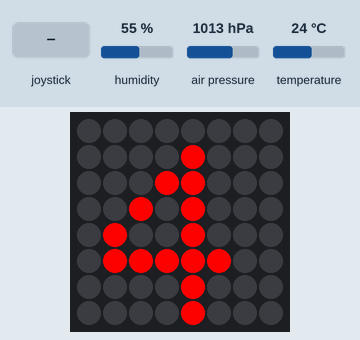
Simulated run of this program. Board: Raspberry Pi (BCM pin numbers) with a Sense HAT. On the bench: the Sense HAT's 8×8 RGB LED matrix. The inputs (shaded band) are chosen by the test bench; at power-on: humidity 55 %, temperature 24 °C, air pressure 1013 hPa. The 64×8 strip is a reading aid, not a part: it shows the text the matrix is scrolling, unrolled, one strip-width of it at a time.

Above: at 0.7 s.
1.3 s: joystick pushed up
At 3.1 s:
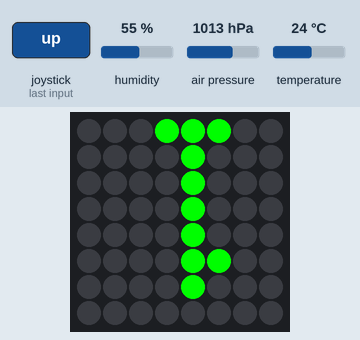
4.7 s: humidity set to 22 %
7.0 s: temperature set to 12 °C
10.2 s: joystick pushed down
At 11.3 s:
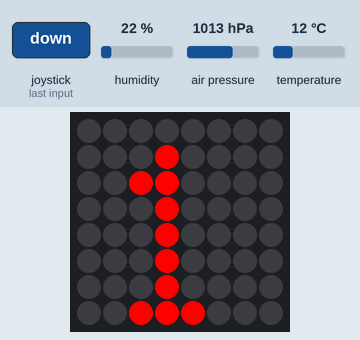
15.1 s: joystick pushed left
At 15.8 s:
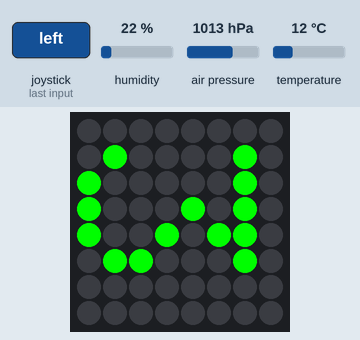
17.7 s: joystick pushed right
At 19.5 s:
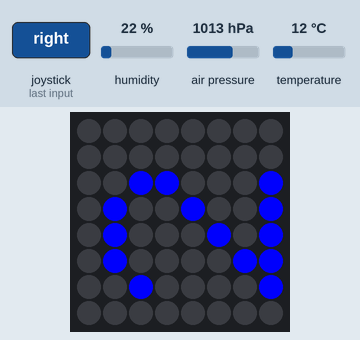

The program:

hat_sensor_reader.py
```python
#!/usr/bin/python3
from sense_hat import SenseHat
from time import sleep

# Initialisation
sense = SenseHat()
sense.clear()

# Font colors for each value
light = [255,255,255]
tcol = [255,0,0]
pcol = [0,255,0]
hcol = [0,0,255]

# Controls
# This function will rotate the text
def rotate(event):
    if event.action == 'pressed':
        match event.direction:
            case 'up':
                sense.set_rotation(180)
            case 'left':
                sense.set_rotation(90)
            case 'right':
                sense.set_rotation(270)
            case 'down':
                sense.set_rotation(0)

# Inputting a direction on the joystick will call the function to rotate the text
sense.stick.direction_up     = rotate
sense.stick.direction_down   = rotate
sense.stick.direction_left   = rotate
sense.stick.direction_right  = rotate

while True:
    # Temperature reading
    # Takes temperature value from all three sensors to form average
    temp = int((sense.get_temperature() +
                sense.get_temperature_from_pressure() +
                sense.get_temperature_from_humidity()) / 3)

    # Shows each digit of Temperature reading
    for i in range(len(str(temp))):
        sense.show_letter(str(temp)[i],text_colour=tcol)
        sleep(0.5)
        sense.clear()
        sleep(0.1)

    # Shows unit of measure
    # Unit of measurement excludes degrees sign because sense hat does not have the character
    sense.show_letter("C", text_colour=light)
    sleep(0.5)

    # Blanks for a second to avoid numbers and letter getting blended together
    sense.clear()
    sleep(1)

    # Pressure reading
    press = int(sense.get_pressure())

    # Shows each digit of Pressure reading
    for i in range(len(str(press))):
        sense.show_letter(str(press)[i],text_colour=pcol)
        sleep(0.5)
        sense.clear()
        sleep(0.1)

    # Shows unit of measure
    # Will scroll through hPa because 3 letter for single unit of measure
    sense.show_message("hPa", text_colour=light)
    sleep(0.5)
    sense.clear()

    # Humidity reading
    humid = int(sense.get_humidity())

    # Shows each digit of Humidity reading
    for i in range(len(str(humid))):
        sense.show_letter(str(humid)[i],text_colour=hcol)
        sleep(0.5)
        sense.clear()
        sleep(0.1)

    # Shows unit of measure
    sense.show_letter("%", text_colour=light)
    sleep(0.5)
    sense.clear()
    sleep(1)
```

Measured:
- after the input at 1.3 s, the LEDs: first change at once (image 1 shows a later state)
- after the input at 10.2 s, the LEDs: change after 0.77 s (image 2)
- after the input at 15.1 s, the LEDs: first change at once (image 3 shows a later state)
- what the display in image 0 shows lasts 0.5 s, from 0.6 s to 1.1 s
